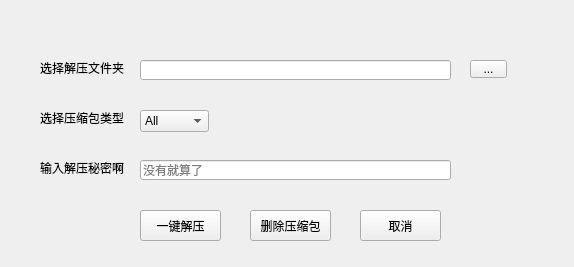
<?xml version="1.0" encoding="UTF-8"?>
<ui version="4.0">
 <class>Form</class>
 <widget class="QWidget" name="Form">
  <property name="geometry">
   <rect>
    <x>0</x>
    <y>0</y>
    <width>574</width>
    <height>267</height>
   </rect>
  </property>
  <property name="windowTitle">
   <string>解压助手</string>
  </property>
  <widget class="QToolButton" name="toolButton_select_un7z_folder">
   <property name="geometry">
    <rect>
     <x>470</x>
     <y>60</y>
     <width>37</width>
     <height>18</height>
    </rect>
   </property>
   <property name="text">
    <string>...</string>
   </property>
   <property name="arrowType">
    <enum>Qt::NoArrow</enum>
   </property>
  </widget>
  <widget class="QLabel" name="label_select_un7z_folder">
   <property name="geometry">
    <rect>
     <x>40</x>
     <y>60</y>
     <width>101</width>
     <height>16</height>
    </rect>
   </property>
   <property name="text">
    <string>选择解压文件夹</string>
   </property>
  </widget>
  <widget class="QLabel" name="label_input_password">
   <property name="geometry">
    <rect>
     <x>40</x>
     <y>110</y>
     <width>91</width>
     <height>16</height>
    </rect>
   </property>
   <property name="text">
    <string>选择压缩包类型</string>
   </property>
  </widget>
  <widget class="QLineEdit" name="lineEdit_input_password">
   <property name="geometry">
    <rect>
     <x>140</x>
     <y>160</y>
     <width>311</width>
     <height>20</height>
    </rect>
   </property>
   <property name="placeholderText">
    <string>没有就算了</string>
   </property>
  </widget>
  <widget class="QPushButton" name="PushButton_uncompress">
   <property name="geometry">
    <rect>
     <x>140</x>
     <y>210</y>
     <width>81</width>
     <height>31</height>
    </rect>
   </property>
   <property name="text">
    <string>一键解压</string>
   </property>
  </widget>
  <widget class="QLineEdit" name="lineEdit_select_folder">
   <property name="geometry">
    <rect>
     <x>140</x>
     <y>60</y>
     <width>311</width>
     <height>20</height>
    </rect>
   </property>
  </widget>
  <widget class="QLabel" name="label_input_password_2">
   <property name="geometry">
    <rect>
     <x>40</x>
     <y>160</y>
     <width>91</width>
     <height>16</height>
    </rect>
   </property>
   <property name="text">
    <string>输入解压秘密啊</string>
   </property>
  </widget>
  <widget class="QComboBox" name="comboBox">
   <property name="geometry">
    <rect>
     <x>140</x>
     <y>110</y>
     <width>69</width>
     <height>22</height>
    </rect>
   </property>
   <item>
    <property name="text">
     <string>All</string>
    </property>
   </item>
   <item>
    <property name="text">
     <string>zip</string>
    </property>
   </item>
   <item>
    <property name="text">
     <string>7z</string>
    </property>
   </item>
   <item>
    <property name="text">
     <string>tgz</string>
    </property>
   </item>
   <item>
    <property name="text">
     <string>gz</string>
    </property>
   </item>
  </widget>
  <widget class="QPushButton" name="PushButton_delete">
   <property name="geometry">
    <rect>
     <x>250</x>
     <y>210</y>
     <width>81</width>
     <height>31</height>
    </rect>
   </property>
   <property name="text">
    <string>删除压缩包</string>
   </property>
  </widget>
  <widget class="QPushButton" name="pushButton_cancel">
   <property name="geometry">
    <rect>
     <x>360</x>
     <y>210</y>
     <width>81</width>
     <height>31</height>
    </rect>
   </property>
   <property name="text">
    <string>取消</string>
   </property>
  </widget>
 </widget>
 <resources/>
 <connections/>
</ui>
